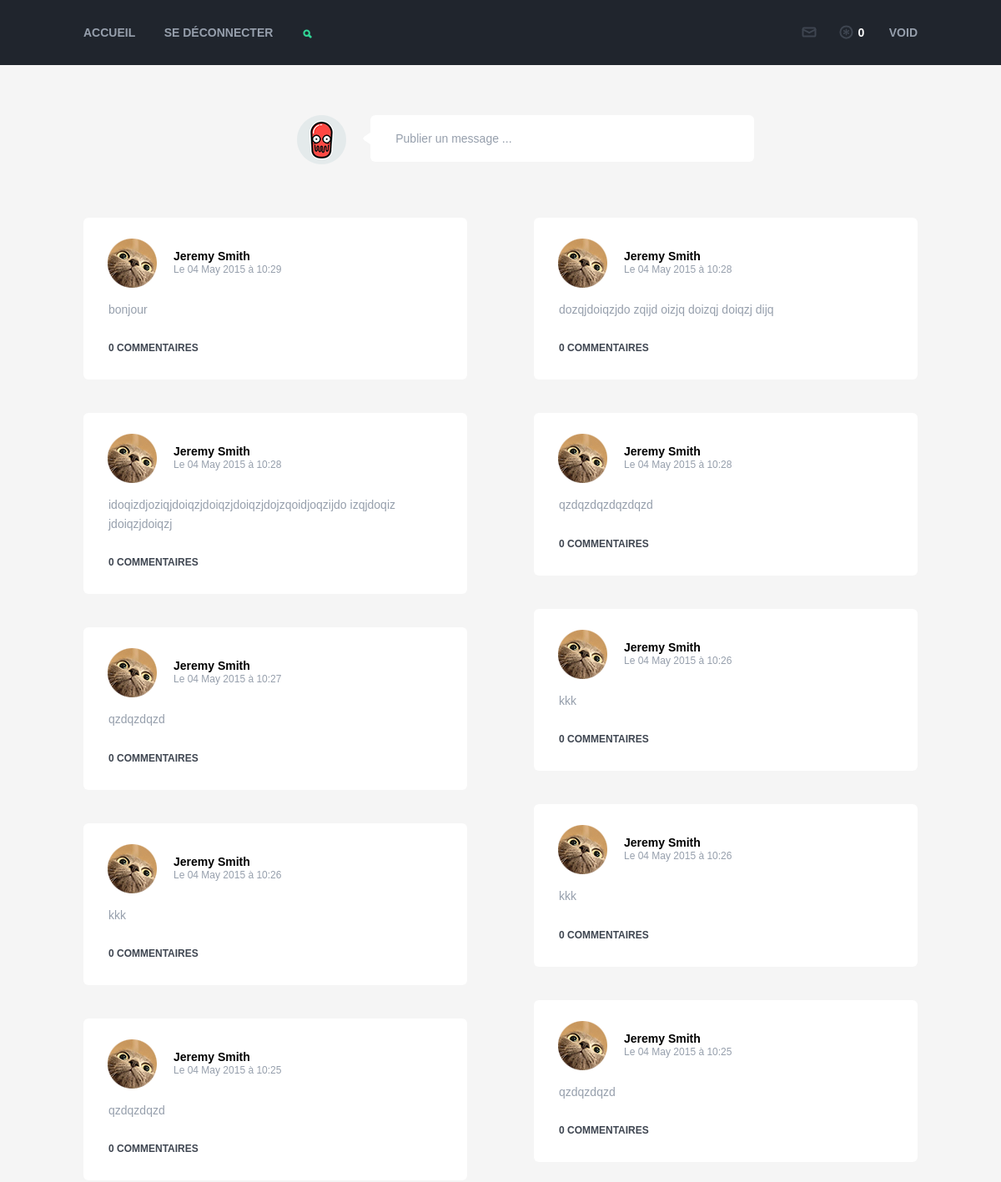
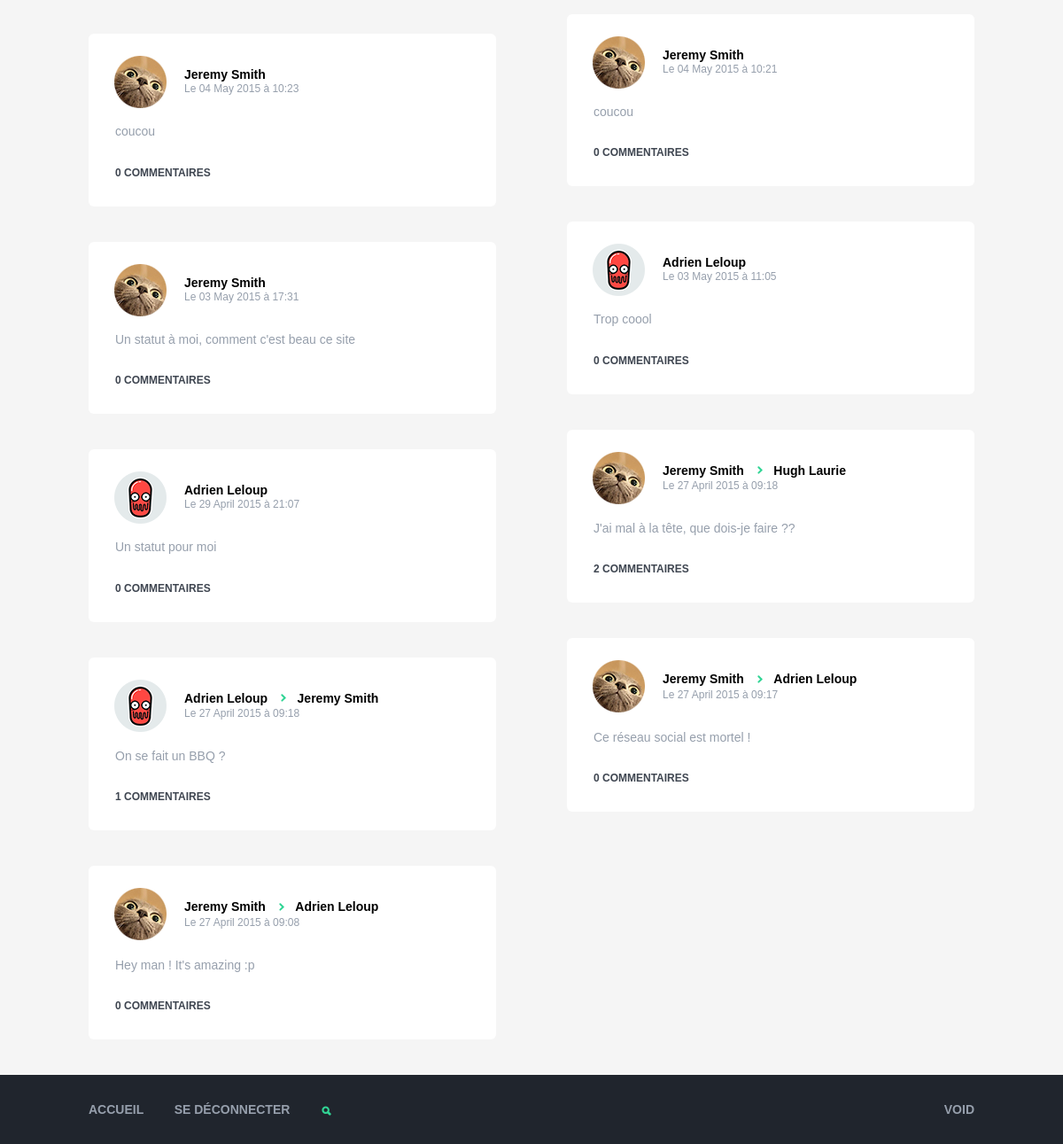
/ (signed in), run on the app's committed database (2 pictures, top to bottom).
### tables this page shows
CREATE TABLE `posts` (
  `id` int(11) unsigned NOT NULL AUTO_INCREMENT,
  `author_id` varchar(255) NOT NULL DEFAULT '',
  `target_id` varchar(255) NOT NULL DEFAULT '',
  `date` timestamp NOT NULL DEFAULT CURRENT_TIMESTAMP,
  `text` text NOT NULL,
  `image` varchar(255) DEFAULT NULL,
  `comment_count` int(11) DEFAULT '0',
  PRIMARY KEY (`id`),
  KEY `author_id` (`author_id`,`target_id`)
);

CREATE TABLE `users` (
  `id` int(11) unsigned NOT NULL AUTO_INCREMENT,
  `username` varchar(255) NOT NULL DEFAULT '',
  `firstname` varchar(255) NOT NULL DEFAULT '',
  `lastname` varchar(255) NOT NULL DEFAULT '',
  `tagline` varchar(255) DEFAULT '',
  `avatar` varchar(255) DEFAULT '',
  `password` varchar(255) NOT NULL DEFAULT '',
  `post_count` int(11) DEFAULT '0',
  `friend_count` int(11) DEFAULT '0',
  `date_enregistrement` timestamp NULL DEFAULT CURRENT_TIMESTAMP,
  PRIMARY KEY (`id`)
);

### Core/Controller.php (called while the page is built, shortened)
<?php
class Controller
{
    public $view = null,
           $layout = 'default',
           $Session = false,
           $rendered = false,
           $name = null,
           $Request = null,
           $vars = [],
           $Auth = null;
    function __construct(Request $request, $name)
    {
        $this->name = $name;
        $this->view = $request->action;
    }
    public function render()
    {
        require('./App/Views/' . ucfirst($this->name) . '/' . $this->view . '.php');
    }
}

### index.php (called while the page is built, shortened)
<?php
$dispatcher = new \Core\Dispatcher();

### App/Controllers/PostsController.php (called while the page is built, shortened)
<?php
class PostsController extends AppController
{
    public function index()
    {
        $d['posts'] = $this->Post->getHomePosts($_SESSION['id']);
        $i = 0;
        foreach ($d['posts'] as $post) {
            $post->i = $i;
            $i++;
            if ($post->author_id != $post->target_id) {
                $post->target = $this->User->getFirst(['where' => 'id = ' . $post->target_id]);
            }
        }
    }
}

### Core/Model.php (called while the page is built, shortened)
<?php
class Model
{
    protected $db = null;
    protected $table = null;
    protected $primaryKey = 'id';
    function __construct()
    {
        if (is_null($this->db))
            $this->db = DbProvider::getDb();
        $this->table = strtolower(str_replace('App\\Models\\', '', get_class($this)) . 's');
    }
    public function get(array $conditions = null, $table = null)
    {
        $query = "SELECT ";
        if (!isset($conditions['fields']))
            $query .= "*";
        else
            $query .= $conditions['fields'];
        if (is_null($table)) {
            $query .= " FROM " . $this->table;
        } else {
            $query .= " FROM " . $table;
        }
        if (isset($conditions['joins'])) {
            $joins = [];
            foreach ($conditions['joins'] as $j) {
                if (!isset($this->joins) || !isset($this->joins[$j])) {
                    die("Le model " . $this->name . " n'a pas d'association avec la table $j ! Veuillez créer un tableau public \$joins dans votre model " . $this->name);
                } else {
                    $joins[] = " JOIN $j ON $j.{$this->primaryKey} = {$this->table}." . $this->joins[$j];
                }
            }
            $query .= implode(" ", $joins);
        }
        if (isset($conditions['where'])) {
            if (!is_array($conditions['where'])) {
                $query .= " WHERE " . $conditions['where'];
            }
        }
        if (isset($conditions['order'])) {
            $query .= " ORDER BY " . $conditions['order'];
        }
        $req = $this->db->query($query);
        return $req->fetchAll();
    }
    public function getFirst($conditions = null, $table = null){
        return current($this->get($conditions,$table));
    }
}

### Core/DbProvider.php (called while the page is built, shortened)
<?php
class DbProvider
{
    private static $_instance = null;
    private function __construct()
    {
        $this->settings = require('./App/Configs/database.php');
        try {
            $this->db = new PDO(
                'mysql:dbname=' . $this->settings['dbName'] . ';host:' . $this->settings['host'],
                $this->settings['username'],
                $this->settings['password'],
                $this->settings['options']
            );
        } catch (PDOException $e) {
            die($e->getMessage());
        }
    }
    public static function getDb()
    {
        if (is_null(self::$_instance)) {
            self::$_instance = new DbProvider();
        }
        return self::$_instance->db;
    }
}

### App/Configs/database.php (called while the page is built)
<?php
return [
    'host'     => 'localhost',
    'dbName'   => 'swoid',
    'username' => 'root',
    'password' => 'root',
    'options'  => [
        PDO::ATTR_DEFAULT_FETCH_MODE => PDO::FETCH_OBJ,
        PDO::ATTR_ERRMODE => PDO::ERRMODE_EXCEPTION
    ]
];

### App/Models/Post.php (called while the page is built, shortened)
<?php
class Post extends AppModel
{
    public function getHomePosts($user_id)
    {
        $sql = 'SELECT DISTINCT
                  author_id, target_id, date, text, comment_count, posts.id as p_id, image,
                  firstname, lastname, avatar, users.id as u_id
                FROM posts
                LEFT JOIN users ON users.id = posts.author_id
                LEFT JOIN relations ON user_id = users.id
                WHERE friend_id = :user_id OR ( friend_id != :user_id AND user_id = :user_id )
                ORDER BY posts.id DESC';
        $pdost = $this->db->prepare($sql);
        $pdost->execute([':user_id'=>$user_id]);
        return $pdost->fetchAll();
    }
}

### Core/Helpers/Date.php (called while the page is built, shortened)
<?php
class Date
{
    public static function dateToFr($date)
    {
        return strftime("Le %d %B %Y à %H:%M", strtotime($date));
    }
}

### App/Views/Posts/index.php (the view, shortened to what this page needs)
<div id="left">
    <?php foreach ($posts as $post): ?>
        <?php if ($post->i % 2 == 0): ?>
            <div class="post">
                <div class="header">
                    <img src="<?= ASSETS . 'img/' . $post->avatar . '-m.png'; ?>" alt="" width="59"/>
                    <span class="<?= isset($post->target) ? 'first' : ''; ?>"><?= $post->firstname . ' ' . $post->lastname; ?></span>
                    <span><?= isset($post->target) ? ' ' . $post->target->firstname . ' ' . $post->target->lastname : ''; ?></span>
                    <p class="date"><?= Date::dateToFr($post->date); ?></p>
                </div>
                <p class="main">
                    <?= $post->text; ?>
                </p>
                <div class="footer">
                    <button class="popup-button"><?= $post->comment_count; ?> commentaires</button>
                </div>
            </div>
        <?php endif; ?>
    <?php endforeach; ?>
</div>
<div id="right">
    <?php foreach ($posts as $post): ?>
        <?php if ($post->i % 2 != 0): ?>
            <div class="post">
                <div class="header">
                    <img src="<?= ASSETS . 'img/' . $post->avatar. '-m.png'; ?>" alt="" width="59"/>
                    <span class="<?= isset($post->target) ? 'first' : ''; ?>"><?= $post->firstname . ' ' . $post->lastname; ?></span>
                    <?= isset($post->target) ? '<span>' . $post->target->firstname . ' ' . $post->target->lastname . '</span>' : ''; ?>
                    <p class="date"><?= Date::dateToFr($post->date); ?></p>
                </div>
                <p class="main">
                    <?= $post->text; ?>
                </p>
                <div class="footer">
                    <button class="popup-button"><?= $post->comment_count; ?> commentaires</button>
                </div>
            </div>
        <?php endif; ?>
    <?php endforeach; ?>
</div>

### App/Assets/css/main.css (style rules this page uses)
html, body, div, span, applet, object, iframe, h1, h2, h3, h4, h5, h6, p, blockquote, pre, a, abbr, acronym, address, big, cite, code, del, dfn, em, img, ins, kbd, q, s, samp, small, strike, strong, sub, sup, tt, var, b, u, i, center, dl, dt, dd, ol, ul, li, fieldset, form, label, legend, table, caption, tbody, tfoot, thead, tr, th, td, article, aside, canvas, details, embed, figure, figcaption, footer, header, hgroup, menu, nav, output, ruby, section, summary, time, mark, audio, video { margin: 0; padding: 0; border: 0; font: inherit; font-size: 100%; vertical-align: baseline; }
html { line-height: 1; }
body { background-color: #f5f5f5; font: 100% "Avenir Next", sans-serif; }
button { font: 100% "Avenir Next", sans-serif; }
#left { float: left; width: 50%; box-sizing: border-box; padding-right: 40px; }
#right { float: right; width: 50%; box-sizing: border-box; padding-left: 40px; }
.post { box-sizing: border-box; padding: 25px 30px 30px; background-color: #FFF; border-radius: 6px; margin-bottom: 40px; }
.post .header { margin-bottom: 30px; }
.post .header img { float: left; margin-left: -1px; margin-right: 20px; }
.post .header span { font-weight: bold; font-size: 14px; display: inline-block; margin-top: 13px; }
.post .header p.date { font-size: 12px; color: #969fac; font-weight: 500; }
.post .main { clear: both; font-size: 14px; color: #969fac; line-height: 1.6; }
.post .footer { position: relative; margin-top: 25px; }
.post .footer button { font-size: 12px; color: #3e4550; padding: 0; text-transform: uppercase; font-weight: bold; background: none; border: none; }
.post span { margin-right: 8px; }
.post span.first:after { content: ""; display: inline-block; vertical-align: middle; margin-top: -3px; margin-left: 8px; width: 13px; height: 21px; background: url(../img/arrow.svg); }

### data on the page
posts: author.avatar (picture), author.firstname "Jeremy", author.lastname "Smith", date "Le 04 May 2015 à 10:29", text "bonjour", comment_count "0"
posts: author.avatar (picture), author.firstname "Jeremy", author.lastname "Smith", date "Le 04 May 2015 à 10:28", text "idoqizdjoziqjdoiqzjdoiqzjdoiqzjdojzqoidjoqzijdo izqjdoqiz jdoiqzjdoiqzj", comment_count "0"
posts: author.avatar (picture), author.firstname "Jeremy", author.lastname "Smith", date "Le 04 May 2015 à 10:27", text "qzdqzdqzd", comment_count "0"
posts: author.avatar (picture), author.firstname "Jeremy", author.lastname "Smith", date "Le 04 May 2015 à 10:26", text "kkk", comment_count "0"
posts: author.avatar (picture), author.firstname "Jeremy", author.lastname "Smith", date "Le 04 May 2015 à 10:25", text "qzdqzdqzd", comment_count "0"
posts: author.avatar (picture), author.firstname "Jeremy", author.lastname "Smith", date "Le 04 May 2015 à 10:23", text "coucou", comment_count "0"
posts: author.avatar (picture), author.firstname "Jeremy", author.lastname "Smith", date "Le 03 May 2015 à 17:31", text "Un statut à moi, comment c'est beau ce site", comment_count "0"
posts: author.avatar (picture), author.firstname "Adrien", author.lastname "Leloup", date "Le 29 April 2015 à 21:07", text "Un statut pour moi", comment_count "0"
posts: author.avatar (picture), author.firstname "Adrien", author.lastname "Leloup", date "Le 27 April 2015 à 09:18", text "On se fait un BBQ ?", comment_count "1"
users: firstname "Jeremy", lastname "Smith"
posts: author.avatar (picture), author.firstname "Jeremy", author.lastname "Smith", date "Le 27 April 2015 à 09:08", text "Hey man ! It's amazing :p", comment_count "0"
users: firstname "Adrien", lastname "Leloup"
posts: author.avatar (picture), author.firstname "Jeremy", author.lastname "Smith", date "Le 04 May 2015 à 10:28", text "dozqjdoiqzjdo zqijd oizjq doizqj doiqzj dijq", comment_count "0"
posts: author.avatar (picture), author.firstname "Jeremy", author.lastname "Smith", date "Le 04 May 2015 à 10:28", text "qzdqzdqzdqzdqzd", comment_count "0"
posts: author.avatar (picture), author.firstname "Jeremy", author.lastname "Smith", date "Le 04 May 2015 à 10:26", text "kkk", comment_count "0"
posts: author.avatar (picture), author.firstname "Jeremy", author.lastname "Smith", date "Le 04 May 2015 à 10:26", text "kkk", comment_count "0"
posts: author.avatar (picture), author.firstname "Jeremy", author.lastname "Smith", date "Le 04 May 2015 à 10:25", text "qzdqzdqzd", comment_count "0"
posts: author.avatar (picture), author.firstname "Jeremy", author.lastname "Smith", date "Le 04 May 2015 à 10:21", text "coucou", comment_count "0"
posts: author.avatar (picture), author.firstname "Adrien", author.lastname "Leloup", date "Le 03 May 2015 à 11:05", text "Trop coool", comment_count "0"
posts: author.avatar (picture), author.firstname "Jeremy", author.lastname "Smith", date "Le 27 April 2015 à 09:18", text "J'ai mal à la tête, que dois-je faire ??", comment_count "2"
users: firstname "Hugh", lastname "Laurie"
posts: author.avatar (picture), author.firstname "Jeremy", author.lastname "Smith", date "Le 27 April 2015 à 09:17", text "Ce réseau social est mortel !", comment_count "0"

### other printed values
$_SESSION['username'] "VOID"
